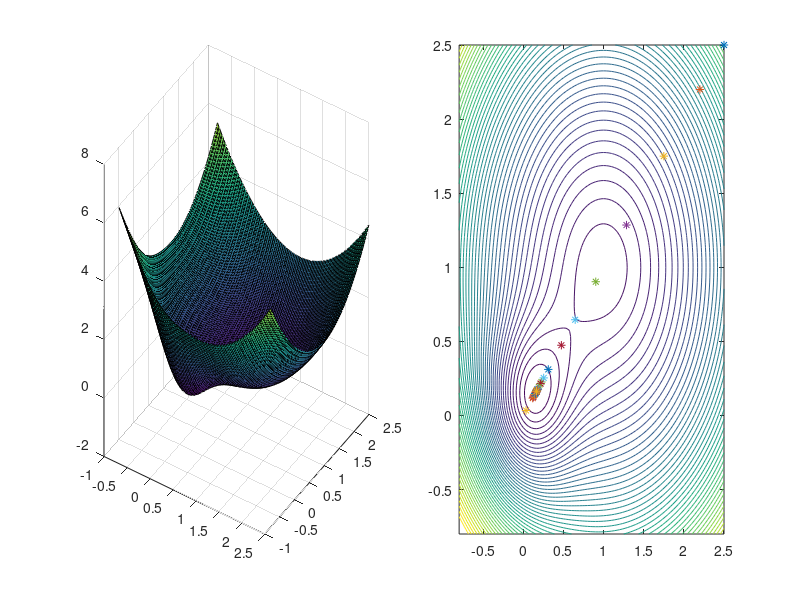

The MATLAB source for this figure:
close all
clear all;
x = linspace(-.8,2.5,100);
[p1 ,p2] = meshgrid(x,x);

C = (1 - p1).^2 + (1-p2).^2 - 2*exp(-3*p1.^2 - 3*p2.^2);
grad = @(p1,p2) [2*(p1-1) + 12*p1.*exp(-3*p1.^2 - 3*p2.^2); 2*(p2-1) + 12*p2.*exp(-3*p1.^2 - 3*p2.^2)];
figure('position',[100 100 1300 600]);
subplot(121);
surf(p1,p2,C);view([33,26])
subplot(122);
contour(p1,p2,C,linspace(-.3,6,50))


setting = 2;

switch setting
    case 1
        %% setting 3: large learning rate
        p  = [2.5,2.5];
        eta = .1;
        gamma = 0;
    case 2
        %% setting 3: too large learning rate
        p  = [2.5,2.5];
        eta = .1;
        gamma = .7;
end

theta = [0;0];

hold on;
plot(p(1),p(2),'*');
for i = 1 : 100
    theta = gamma*theta + eta*grad(p(1),p(2));
    p = p - theta;
    pause(.01);
    plot(p(1),p(2),'*');
    
end